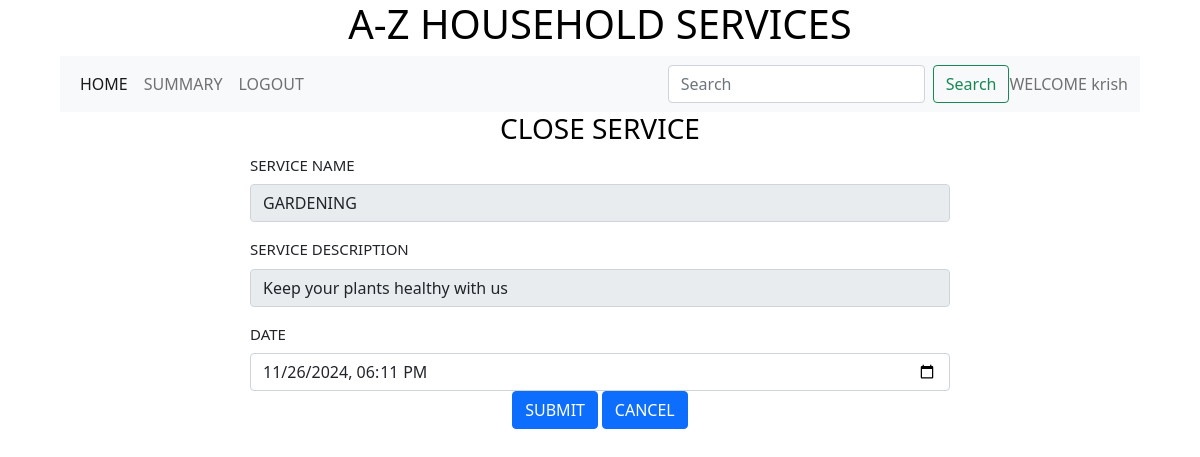
Page /edit_service_request/1/1 on the committed database.
### backend/models.py (models this page shows)
class Customer(db.Model):
    __tablename__ ="customer"
    id = db.Column(db.Integer,primary_key=True)
    full_name = db.Column(db.String)
    address = db.Column(db.String)
    pincode = db.Column(db.Integer)
    service_requests = db.relationship("Service_request",cascade="all,delete",backref="customer",lazy = True)

class Service(db.Model):
    __tablename__ ="service"
    id = db.Column(db.Integer,primary_key=True)
    name = db.Column(db.String)
    description = db.Column(db.String)
    base_price = db.Column(db.Float)
    time_required = db.Column(db.Integer)
    service_requests = db.relationship("Service_request",cascade="all,delete",backref="service",lazy = True)
    professionals = db.relationship("Professional",cascade="all,delete",backref="service",lazy = True)
    service_pic_url = db.Column(db.String,nullable=True,default="None")

class Service_request(db.Model):
    __tablename__ ="service_request"
    id = db.Column(db.Integer,primary_key=True)
    status  = db.Column(db.String,default ="PENDING" )
    date = db.Column(db.DateTime)
    rating = db.Column(db.Integer)
    remark = db.Column(db.String)
    service_id = db.Column(db.Integer, db.ForeignKey("service.id"),nullable = False)
    customer_id = db.Column(db.Integer, db.ForeignKey("customer.id"),nullable = False)
    professtional_id = db.Column(db.Integer, db.ForeignKey("professional.id"))

### backend/controllers.py (the view)
@app.route("/edit_service_request/<id>/<service_request_id>",methods = ["GET","POST"])
def edit_service_request(id,service_request_id):
    service_request = Service_request.query.filter_by(id=service_request_id).first()
    service_id = service_request.service_id
    service =Service.query.filter_by(id=service_id).first()
    customer = get_customer(id)
    if request.method == "POST":
        service_request_date = request.form.get("service_request_date")
        service_request_udate = datetime.strptime(service_request_date,"%Y-%m-%dT%H:%M")
        service_request.date = service_request_udate
        db.session.commit()
        return redirect(url_for("customer_dashboard",id=id))
    return render_template("edit_service_request.html",id=id,service_request=service_request,service=service,customer=customer,service_request_id=service_request_id)

### backend/controllers.py (called while the page is built)
def get_customer(id):
    customer = Customer.query.filter_by(id=id).first()
    return customer

### templates/edit_service_request.html
{%extends "customer_layout.html"%}
{%block content%}
                <div class ="center"><h3>CLOSE SERVICE</h3></div>
                <form action ="/edit_service_request/{{id}}/{{service_request_id}}" method ="POST">
                    <div class = "input_form1">
                        <div class="mb-3">
                            <label for="name" class="form-label">SERVICE NAME</label>
                            <input type="text" class="form-control" name ="name" id="name" value="{{service.name}}" readonly>
                        </div>
                        <div class="mb-3">
                            <label for="description" class="form-label">SERVICE DESCRIPTION</label>
                            <input type="text" class="form-control" name ="description" id="description" value="{{service.description}}" readonly>
                        </div>
                        <div class="mb-3">
                            <label for="service_request_date" class="form-label">DATE</label>
                            <input type="datetime-local" class="form-control" name ="service_request_date" id="service_request_date" value ="{{service_request.date}}">
                        <div class="mb-3">
                            <div class ="center"><button type="submit" class="btn btn-primary">SUBMIT</button>
                            <a href="/customer/{{id}}" type="button" class="btn btn-primary">CANCEL</a></div>
                        </div>
                    </div>
                </form>
{%endblock%}

### templates/customer_layout.html (shortened to what this page needs)
<!DOCTYPE html>
<html>
    <head>
        <link rel ="stylesheet" href="/static/styles/main.css">
        <link href ="https://cdn.jsdelivr.net/npm/bootstrap@5.0.2/dist/css/bootstrap.min.css" rel="stylesheet">
    </head>
    <body>
        <div class = "my_container">
            <div class ="center"><h1>A-Z HOUSEHOLD SERVICES</h1></div>
            <div class ="my_panel">
                <nav class="navbar navbar-expand-lg navbar-light bg-light">
                    <div class="container-fluid">
                      <div class="collapse navbar-collapse" id="navbarText">
                        <ul class="navbar-nav me-auto mb-2 mb-lg-0">
                          <li class="nav-item">
                            <a class="nav-link active" aria-current="page" href="/customer/{{id}}">HOME</a>
                          </li>
                          <li class="nav-item">
                            <a class="nav-link" href="/customer_summary/{{id}}">SUMMARY</a>
                          </li>
                          <li class="nav-item">
                            <a class="nav-link" href="/login">LOGOUT</a>
                          </li>
                        </ul>
                        <form class="d-flex" method ="POST" action="/search_c/{{id}}">
                          <input class="form-control me-2" type="search" placeholder="Search" aria-label="Search" name ="search_txt" id ="search_txt">
                          <button class="btn btn-outline-success" type="submit">Search</button>
                        </form>
                        <span class="navbar-text">
                          WELCOME {{customer.full_name}}
                        </span>
                      </div>
                    </div>
                </nav>
                 {%block content%}
                 {%endblock%}
            </div>
        </div>
    </body>
</html>

### static/styles/main.css (style rules this page uses)
.my_panel { width: 90%; margin: auto; height: auto; }
.input_form1 { width: 700px; height: 300px; margin: auto; margin-top: auto; padding: 20 px; border-radius: 10px; font-size: 15px; text-align: justify; }
.center { text-align: center; margin: auto; color:black }

### rows in the picture
Customer: full_name "krish"
Service: name "GARDENING", description "Keep your plants healthy with us"
Service_request: service_request_date "11/26/2024 18:11"
